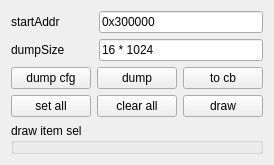
      <widget class="QWidget" name="tab_3">
       <attribute name="title">
        <string>dump</string>
       </attribute>
       <layout class="QVBoxLayout" name="verticalLayout_14" stretch="1,1,2,4">
        <item>
         <layout class="QHBoxLayout" name="horizontalLayout_19" stretch="1,2">
          <item>
           <widget class="QLabel" name="label_8">
            <property name="text">
             <string>startAddr</string>
            </property>
           </widget>
          </item>
          <item>
           <widget class="QLineEdit" name="lineEdit_sAddr">
            <property name="sizePolicy">
             <sizepolicy hsizetype="Expanding" vsizetype="Expanding">
              <horstretch>0</horstretch>
              <verstretch>0</verstretch>
             </sizepolicy>
            </property>
            <property name="text">
             <string>0x300000</string>
            </property>
           </widget>
          </item>
         </layout>
        </item>
        <item>
         <layout class="QHBoxLayout" name="horizontalLayout_20" stretch="1,2">
          <item>
           <widget class="QLabel" name="label_9">
            <property name="text">
             <string>dumpSize</string>
            </property>
           </widget>
          </item>
          <item>
           <widget class="QLineEdit" name="lineEdit_dSize">
            <property name="sizePolicy">
             <sizepolicy hsizetype="Expanding" vsizetype="Expanding">
              <horstretch>0</horstretch>
              <verstretch>0</verstretch>
             </sizepolicy>
            </property>
            <property name="text">
             <string>16 * 1024</string>
            </property>
           </widget>
          </item>
         </layout>
        </item>
        <item>
         <layout class="QGridLayout" name="gridLayout_3">
          <item row="1" column="2">
           <widget class="QPushButton" name="pushButton_draw">
            <property name="sizePolicy">
             <sizepolicy hsizetype="Minimum" vsizetype="Expanding">
              <horstretch>0</horstretch>
              <verstretch>0</verstretch>
             </sizepolicy>
            </property>
            <property name="text">
             <string>draw</string>
            </property>
           </widget>
          </item>
          <item row="0" column="2">
           <widget class="QPushButton" name="pushButton_cb">
            <property name="sizePolicy">
             <sizepolicy hsizetype="Minimum" vsizetype="Expanding">
              <horstretch>0</horstretch>
              <verstretch>0</verstretch>
             </sizepolicy>
            </property>
            <property name="text">
             <string>to cb</string>
            </property>
           </widget>
          </item>
          <item row="1" column="0">
           <widget class="QPushButton" name="pushButton_setAll">
            <property name="sizePolicy">
             <sizepolicy hsizetype="Minimum" vsizetype="Expanding">
              <horstretch>0</horstretch>
              <verstretch>0</verstretch>
             </sizepolicy>
            </property>
            <property name="text">
             <string>set all</string>
            </property>
           </widget>
          </item>
          <item row="1" column="1">
           <widget class="QPushButton" name="pushButton_clearAll">
            <property name="sizePolicy">
             <sizepolicy hsizetype="Minimum" vsizetype="Expanding">
              <horstretch>0</horstretch>
              <verstretch>0</verstretch>
             </sizepolicy>
            </property>
            <property name="text">
             <string>clear all</string>
            </property>
           </widget>
          </item>
          <item row="0" column="0">
           <widget class="QPushButton" name="pushButton_dCfg">
            <property name="sizePolicy">
             <sizepolicy hsizetype="Minimum" vsizetype="Expanding">
              <horstretch>0</horstretch>
              <verstretch>0</verstretch>
             </sizepolicy>
            </property>
            <property name="text">
             <string>dump cfg</string>
            </property>
           </widget>
          </item>
          <item row="0" column="1">
           <widget class="QPushButton" name="pushButton_dump">
            <property name="sizePolicy">
             <sizepolicy hsizetype="Minimum" vsizetype="Expanding">
              <horstretch>0</horstretch>
              <verstretch>0</verstretch>
             </sizepolicy>
            </property>
            <property name="text">
             <string>dump</string>
            </property>
           </widget>
          </item>
         </layout>
        </item>
        <item>
         <widget class="QGroupBox" name="groupBox_draw">
          <property name="title">
           <string>draw item sel</string>
          </property>
         </widget>
        </item>
       </layout>
      </widget>
